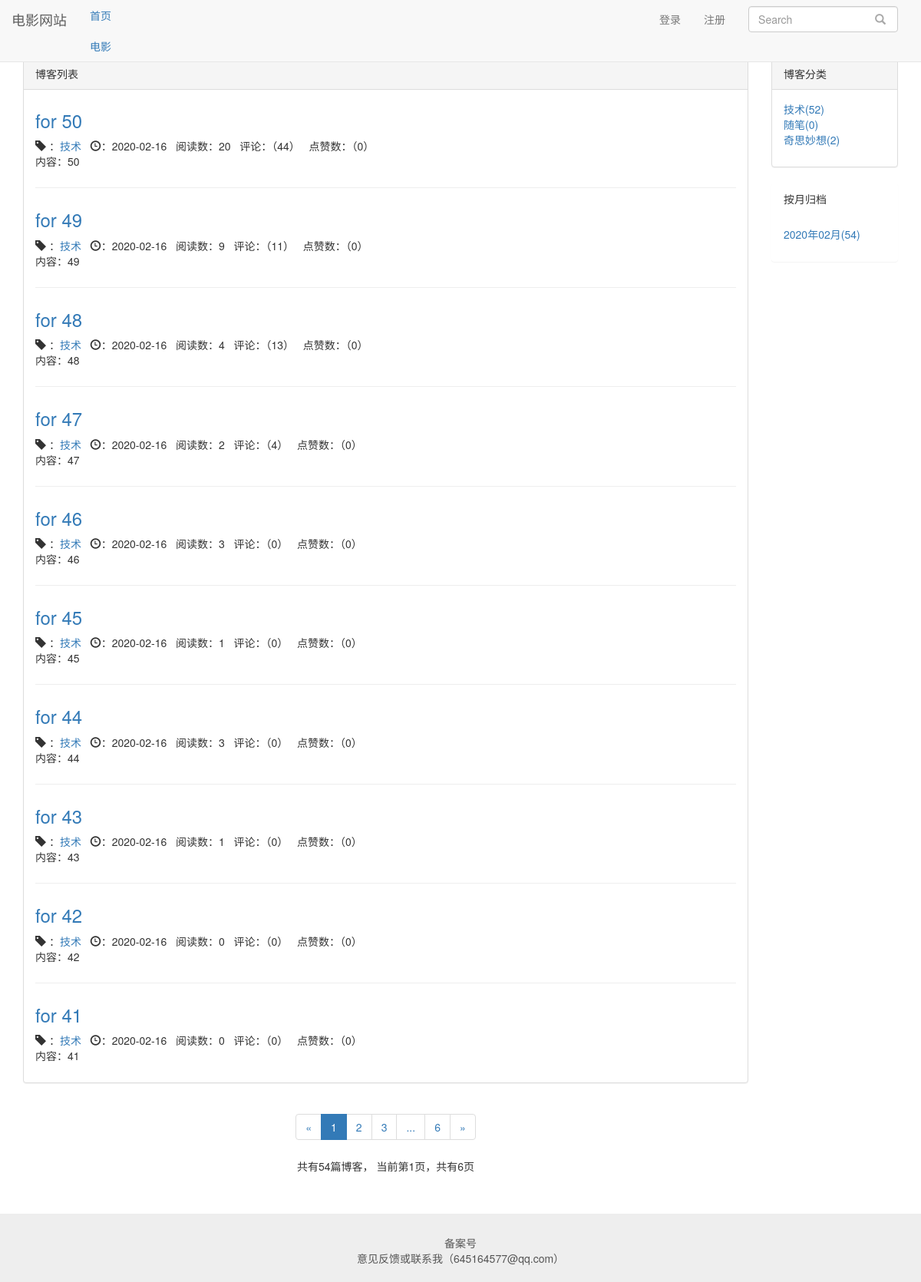
Screenshot of /blog/ with the database file from the repository.
### blog/models.py (models this page shows, shortened)
class Blog(models.Model,ReadNumExpendMethod):
    title = models.CharField(verbose_name= '标题',max_length= 50)
    blog_type = models.ForeignKey(BlogType, on_delete= models.CASCADE,verbose_name= '类型') # 设置外键，第一个属性为表明
    content = RichTextUploadingField(verbose_name= '内容')
    author = models.ForeignKey(User, on_delete= models.CASCADE,verbose_name= '作者')
    read_details = GenericRelation(ReadDetail)    # 使用自带的方法，关联两个模型
    create_time = models.DateTimeField(verbose_name= '创建时间',auto_now_add = True)
    update_time = models.DateTimeField( verbose_name= '更新时间',auto_now = True)
    class Meta:
        ordering = ['-create_time']

class BlogType(models.Model):
    type_name = models.CharField(max_length= 15)
    def __str__(self):
        return self.type_name

### ReadCount/models.py (models this page shows)
class ReadNum(models.Model):
    read_num = models.IntegerField(default = 0,verbose_name= '阅读数量')
    content_type = models.ForeignKey(ContentType, on_delete= models.CASCADE)
    object_id = models.PositiveIntegerField()
    content_object = GenericForeignKey('content_type', 'object_id')

### like/models.py (models this page shows)
class LikeCount(models.Model):
    content_type = models.ForeignKey(ContentType, on_delete= models.CASCADE)
    object_id = models.PositiveIntegerField()
    content_object = GenericForeignKey('content_type', 'object_id')
    like_num = models.IntegerField(default = 0)

### blog/views.py (the view)
# urls.py: path('', views.blog_list, name='blog_list'),
def blog_list(request):
    blog_all_list = Blog.objects.all()
    context = blog_list_with_public(request,blog_all_list)
    return render(request,'blog/blog_list.html',context)

### ReadCount/models.py (called while the page is built)
    def get_read_num(self):
        try:
            ct =ContentType.objects.get_for_model(self)
            readnum = ReadNum.objects.get(content_type=ct, object_id= self.pk)
            return readnum.read_num
        except exceptions.ObjectDoesNotExist:
            return 0

### comment/templatetags/comment_tags.py (called while the page is built)
@register.simple_tag
def get_comment_num(obj):
    content_type = ContentType.objects.get_for_model(obj)
    return Comment.objects.filter(content_type=content_type, object_id= obj.pk).count()

### like/templatetags/like_tags.py (called while the page is built)
@register.simple_tag
def get_like_num(obj):
    content_type = ContentType.objects.get_for_model(obj)
    like_count, created = LikeCount.objects.get_or_create(content_type= content_type, object_id= obj.pk)
    return like_count.like_num

### blog/templates/blog/blog_list.html (shortened to what this page needs)
{% extends 'public_html.html' %}
{% block nav_blog_active %}active{% endblock %}
{% load staticfiles %}
{% load comment_tags %}
{% load like_tags %}
{% block header-extend %}
<link rel="stylesheet" type="text/css" href="{% static 'blog/blog.css' %}">
{% endblock %}
{% block content %}
    <div class="container">
        <div class="row">
            <div class='col-xs-12 col-sm-8 col-md-9 col-lg-10'>
                <div class="panel panel-default">
                    <div class="panel-heading">{% block blog_type_title %}博客列表{% endblock %}</div>
                    <div class="panel-body">
                        {% for bloglistbox in bloglist %}
                        <div class="blog">
                            <h3><a href="{% url 'blog_details' bloglistbox.pk %}">{{ bloglistbox.title }}</a></h3>
                            <p class="blog-info">
                                  <span class="glyphicon glyphicon-tag" aria-hidden="true"></span>
                                ：<a href="{% url 'blog_type' bloglistbox.blog_type.pk %}">{{ bloglistbox.blog_type }}</a>&nbsp;&nbsp;
                                <span class="glyphicon glyphicon-time" aria-hidden="true"></span>：{{ bloglistbox.create_time | date:"Y-m-d" }}&nbsp;&nbsp;
                                阅读数：{{ bloglistbox.get_read_num }}&nbsp;&nbsp;
                                评论：（{% get_comment_num bloglistbox %}）&nbsp;&nbsp;
                                点赞数：（{% get_like_num bloglistbox %}）
                            </p>
                            <p>{{ bloglistbox.content |striptags | truncatechars:60 }}</p>
                        </div>
                        {% empty %}
                        <div class="blog">
                            <h3>----暂无博客，敬请期待！----</h3>
                        </div>
                        {% endfor %}
                    </div>
                </div>
                <div class="paginator">
                    <ul class="pagination">
                        <li>
                            {% if page_of_blogs.has_previous %}
                                <a href="?page={{ page_of_blogs.previous_page_number }}" aria-label="Previous">
                                    <span aria-hidden="true">&laquo;</span>
                                </a>
                            {% else %}
                                <span aria-hidden="true">&laquo;</span>
                            {% endif %}
                        </li>
                            {% for page_num in current_page_range %}
                                {% if page_num == page_of_blogs.number %}
                                    <li class="active"><a>{{ page_num }}</a></li>
                                {% else %}
                                    {% if page_num == '...' %}
                                    <li><a>{{ page_num }}</a></li>
                                    {% else %}
                                    <li><a href="?page={{ page_num }}">{{ page_num }}</a></li>
                                    {% endif %}
                                {% endif %}
                            {% endfor %}
                        <li>
                            {% if page_of_blogs.has_next %}
                                <a href="?page = {{ page_of_blogs.next_page_number }}" aria-label="Next">
                                    <span aria-hidden="true">&raquo;</span>
                                </a>
                            {% else %}
                                <span aria-hidden="true">&raquo;</span>
                            {% endif %}
                        </li>
                    </ul>
                    <p>
                        共有{{ page_of_blogs.paginator.count }}篇博客，
                                当前第{{ page_of_blogs.number }}页，共有{{ page_of_blogs.paginator.num_pages }}页
                    </p>
                </div>
            </div>
            <div class='hidden-xs col-sm-4 col-md-3 col-lg-2'>
                <div class="panel panel-default">
                    <div class="panel-heading">博客分类</div>
                        <div class="panel-body">
                            <ul class="blog-types">
                               {% for blog_type in blog_types %}
                               <li>
                                <a href="{% url 'blog_type' blog_type.pk %}">
                                    {{ blog_type.type_name }}({{ blog_type.blog_count }})
                                </a>
                               </li>
                               {% empty %}
                                <li>暂无博客</li>
                               {% endfor %}
                            </ul>
                        </div>
                    </div>
                    <div class="panel pabel-default">
                        <div class="panel-heading">按月归档</div>
                        <div class="panel-body">
                            <ul>
                                {% for blog_date, blog_count in blog_dates.items %}
                                <li>
                                    <a href="{% url 'blog_with_date' blog_date.year blog_date.month %}">{{ blog_date | date:"Y年m月" }}({{ blog_count }})</a>
                                </li>
                                {% endfor %}
                            </ul>
                        </div>
                    </div>
            </div>
        </div>
    </div>
{% endblock %}

### templates/public_html.html (shortened to what this page needs)
{% load staticfiles %}
{% load notifications_tags %}
{% load like_tags %}
<!DOCTYPE html>
<html lang="zh-CN">
<head>
    <link rel="stylesheet" type="text/css" href="/static/public.css">
    <link rel="stylesheet" type="text/css" href="{% static 'bootstrap-3.3.7/css/bootstrap.min.css' %}">
    {% block header-extend %}{% endblock %}
</head>
<body>
    <div class="navbar navbar-default navbar-fixed-top"  role="navigation">
        <div class="container-fluid">
            <div class="navbar-header">
              <a  class="navbar-brand" href="{% url 'index' %}">电影网站</a>
            </div>
            <div id="navbar-collapse" class="collapsed navbar-collapse" >
                 <ul class="nav navbar-header">
                    <li class="{% block nav_index_active %}{% endblock %}">
                        <a href="{% url 'index' %}">首页</a>
                    </li>
                    <li class="{% block nav_blog_active %}{% endblock %}">
                        <a href="{% url 'blog_list' %}">电影</a>
                    </li>
                </ul>
                <ul class="nav navbar-nav navbar-right">
                    {% if not user.is_authenticated %}
                        <li>
                          {% if request.GET.from %}
                            <a href="{% url 'login' %}?from={{ request.GET.from }}">登录</a>
                          {% else %}
                            <a href="{% url 'login' %}?from={{ request.get_full_path }}">登录</a>
                          {% endif %}
                        </li>
                        <li>
                          {% if request.GET.from %}
                            <a href="{% url 'register' %}?from={{ request.GET.from }}">注册</a>
                          {% else %}
                            <a href="{% url 'register' %}?from={{ request.get_full_path }}">注册</a>
                          {% endif %}
                        </li>
                    {% endif %}
                    <li>
                      <form class="navbar-form sreach-form" action="{% url 'search' %}">
                        <div class="form-group">
                          <input type="text" name="word" class="form-control" placeholder="Search">
                        </div>
                        <button type="submit" class="btn btn-default">
                         <span class="glyphicon glyphicon-search"></span>
                        </button>
                      </form>
                    </li>
                </ul>
            </div>
        </div>
    </div>
    {% block content %}{% endblock %}
    <div class="footer">
        <div class="website-info">
            <p>备案号</p>
            <p>意见反馈或联系我（645164577@qq.com）</p>
        </div>
    </div>
</body>
</html>

### static/public.css (style rules this page uses)
* { margin: 0; padding: 0; }
body { margin-top: 75px!important; }
ul { list-style-type: none; }
ul.navbar-right { margin-right: 0; }
.sreach-form button[type='submit'] { background: none; border: none; margin-left: -3em; color: #aaa; }
div.footer { margin-top: 3em; background-color: #eee; color: #555; }
div.website-info { text-align: center; padding-top: 2em; padding-bottom: 1.5em; }
div.website-info p { margin-bottom: 0; }

### blog/static/blog/blog.css (style rules this page uses)
ul.blog-types { list-style-type: none; }
div.blog:not(:last-child) { margin-bottom: 2em; padding-bottom: 1em; border-bottom: 1px solid #eee; }
div.blog h3 { margin-top: 0.5em; }
div.blog p.blog-info { margin-bottom: 0; }
div.paginator { text-align: center; }

### rows the page displays
Blog: title "for 50", blog_type "技术", create_time "2020-02-16", get_read_num "20", id "44", id.like_num "0", content "内容：50"
Blog: title "for 49", blog_type "技术", create_time "2020-02-16", get_read_num "9", id "11", id.like_num "0", content "内容：49"
Blog: title "for 48", blog_type "技术", create_time "2020-02-16", get_read_num "4", id "13", id.like_num "0", content "内容：48"
Blog: title "for 47", blog_type "技术", create_time "2020-02-16", get_read_num "2", id "4", id.like_num "0", content "内容：47"
Blog: title "for 46", blog_type "技术", create_time "2020-02-16", get_read_num "3", id "0", id.like_num "0", content "内容：46"
Blog: title "for 45", blog_type "技术", create_time "2020-02-16", get_read_num "1", id "0", id.like_num "0", content "内容：45"
Blog: title "for 44", blog_type "技术", create_time "2020-02-16", get_read_num "3", id "0", id.like_num "0", content "内容：44"
Blog: title "for 43", blog_type "技术", create_time "2020-02-16", get_read_num "1", id "0", id.like_num "0", content "内容：43"
Blog: title "for 42", blog_type "技术", create_time "2020-02-16", get_read_num "0", id "0", id.like_num "0", content "内容：42"
Blog: title "for 41", blog_type "技术", create_time "2020-02-16", get_read_num "0", id "0", id.like_num "0", content "内容：41"
BlogType: type_name "技术", blog_count "52"
BlogType: type_name "随笔", blog_count "0"
BlogType: type_name "奇思妙想", blog_count "2"

### other values shown
{{ page_num }} "1"
{{ page_num }} "2" "3" "6"
{{ page_num }} "..."
{{ page_of_blogs.paginator.count }} "54"
{{ page_of_blogs.number }} "1"
{{ page_of_blogs.paginator.num_pages }} "6"
{{ blog_date | date:"Y年m月" }} "2020年02月"
{{ blog_count }} "54"
